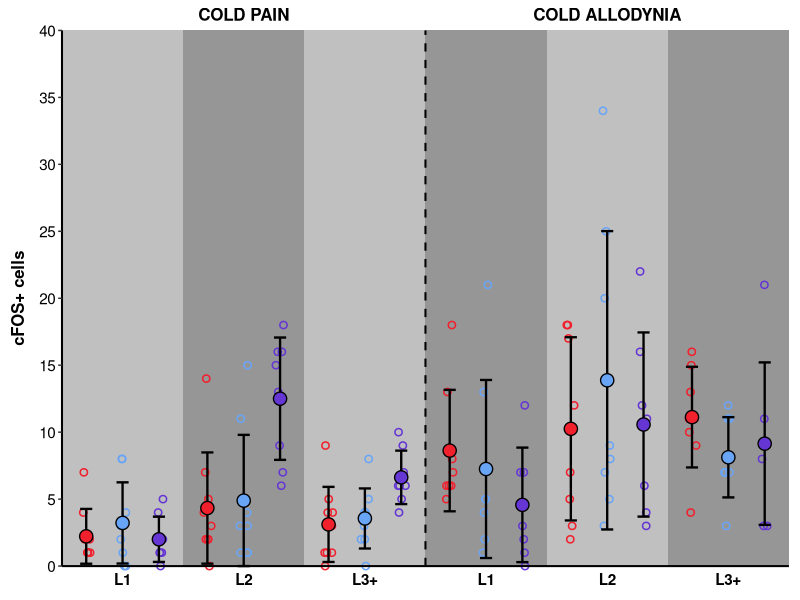
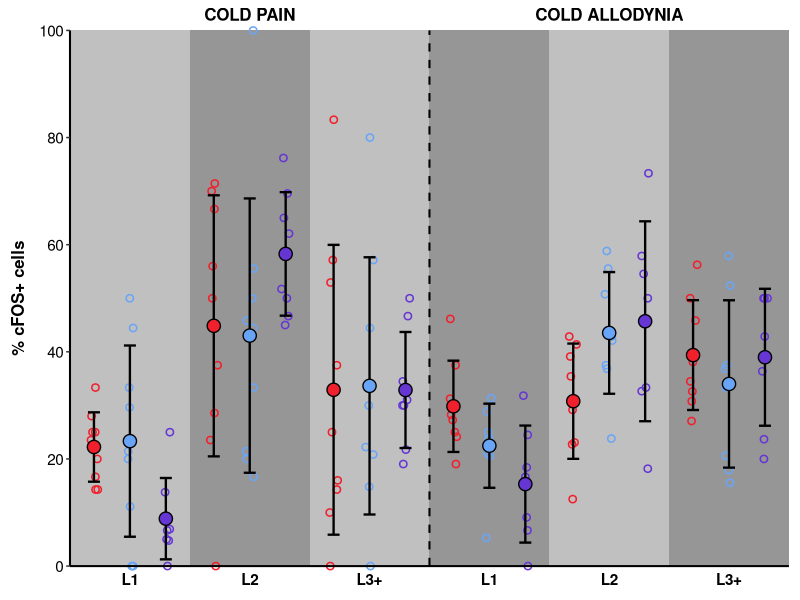

The R script that drew these images, in order:
library(readxl)
library(dplyr)
library(tidyr)
library(ggplot2)

raw <- read_excel("THESIS COUNT 3.7.xlsx", sheet = "RAW")
raw$MODEL <- trimws(raw$MODEL)
raw$AGENT <- factor(trimws(raw$AGENT),
  levels = c("AMG333", "TRPM2-KO", "AMG333 + TRPM2-KO"))

raw$L1_PERCENT <- ifelse(raw$CFOS_TOTAL > 0, raw$L1_CFOS / raw$CFOS_TOTAL * 100, NA)
raw$L2_PERCENT <- ifelse(raw$CFOS_TOTAL > 0, raw$L2_CFOS / raw$CFOS_TOTAL * 100, NA)
raw$L3_PERCENT <- ifelse(raw$CFOS_TOTAL > 0, raw$L34_CFOS / raw$CFOS_TOTAL * 100, NA)
agent_colours <- c("AMG333" = "#F0202D", "TRPM2-KO" = "#69A5F7",
  "AMG333 + TRPM2-KO" = "#6536D4")

make_cfos_plot <- function(columns, ymax, ybreak, y_label, percentage = FALSE) {
  d <- raw %>%
    select(MODEL, AGENT, all_of(columns)) %>%
    pivot_longer(all_of(columns), names_to = "LAMINA", values_to = "VALUE") %>%
    mutate(LAMINA_NUMBER = match(LAMINA, columns),
      X = LAMINA_NUMBER + if_else(MODEL == "Cold Pain", 0, 3) +
        c(-0.30, 0, 0.30)[as.integer(AGENT)])

  s <- d %>%
    group_by(MODEL, AGENT, LAMINA, X) %>%
    summarise(MEAN = mean(VALUE, na.rm = TRUE), SD = sd(VALUE, na.rm = TRUE),
      .groups = "drop") %>%
    mutate(LOW = pmax(MEAN - SD, 0), HIGH = MEAN + SD)
  if (percentage) s$HIGH <- pmin(s$HIGH, 100)

  ggplot() +
    annotate("rect", xmin = 0.5, xmax = 1.5, ymin = -Inf, ymax = Inf, fill = "#C0C0C0") +
    annotate("rect", xmin = 1.5, xmax = 2.5, ymin = -Inf, ymax = Inf, fill = "#969696") +
    annotate("rect", xmin = 2.5, xmax = 3.5, ymin = -Inf, ymax = Inf, fill = "#C0C0C0") +
    annotate("rect", xmin = 3.5, xmax = 4.5, ymin = -Inf, ymax = Inf, fill = "#969696") +
    annotate("rect", xmin = 4.5, xmax = 5.5, ymin = -Inf, ymax = Inf, fill = "#C0C0C0") +
    annotate("rect", xmin = 5.5, xmax = 6.5, ymin = -Inf, ymax = Inf, fill = "#969696") +
    geom_vline(xintercept = 3.5, linetype = "dashed", linewidth = 0.7, colour = "black") +
    geom_point(data = d, aes(X, VALUE, colour = AGENT), shape = 1, size = 1.9, stroke = 0.8,
      position = position_jitter(width = 0.035, height = 0, seed = 123)) +
    geom_errorbar(data = s, aes(X, ymin = LOW, ymax = HIGH),
      width = 0.10, linewidth = 0.8, colour = "black") +
    geom_point(data = s, aes(X, MEAN, fill = AGENT), shape = 21,
      size = 4, stroke = 0.7, colour = "black") +
    scale_x_continuous(breaks = 1:6, labels = rep(c("L1", "L2", "L3+"), 2),
      limits = c(0.5, 6.5), expand = c(0, 0)) +
    scale_y_continuous(breaks = seq(0, ymax, ybreak), expand = c(0, 0)) +
    scale_colour_manual(values = agent_colours, guide = "none") +
    scale_fill_manual(values = agent_colours, guide = "none") +
    annotate("text", x = 2, y = ymax * 1.03, label = "COLD PAIN", fontface = "bold", size = 4.3) +
    annotate("text", x = 5, y = ymax * 1.03, label = "COLD ALLODYNIA", fontface = "bold", size = 4.3) +
    labs(x = NULL, y = y_label) +
    theme_classic() +
    theme(axis.text = element_text(size = 11, colour = "black"),
      axis.text.x = element_text(face = "bold"),
      axis.title.y = element_text(size = 12, face = "bold", margin = margin(r = 8)),
      axis.line = element_line(linewidth = 0.7, colour = "black"),
      axis.ticks.x = element_blank(), legend.position = "none",
      plot.margin = margin(t = 22, r = 8, b = 8, l = 8)) +
    coord_cartesian(ylim = c(0, ymax), clip = "off")
}

p_count <- make_cfos_plot(c("L1_CFOS", "L2_CFOS", "L34_CFOS"), 40, 5, "cFOS+ cells")
p_percent <- make_cfos_plot(c("L1_PERCENT", "L2_PERCENT", "L3_PERCENT"),
  100, 20, "% cFOS+ cells", percentage = TRUE)

if (capabilities("aqua")) grDevices::quartz(width = 10, height = 6.5)
print(p_count)
if (capabilities("aqua")) grDevices::quartz(width = 10, height = 6.5)
print(p_percent)
